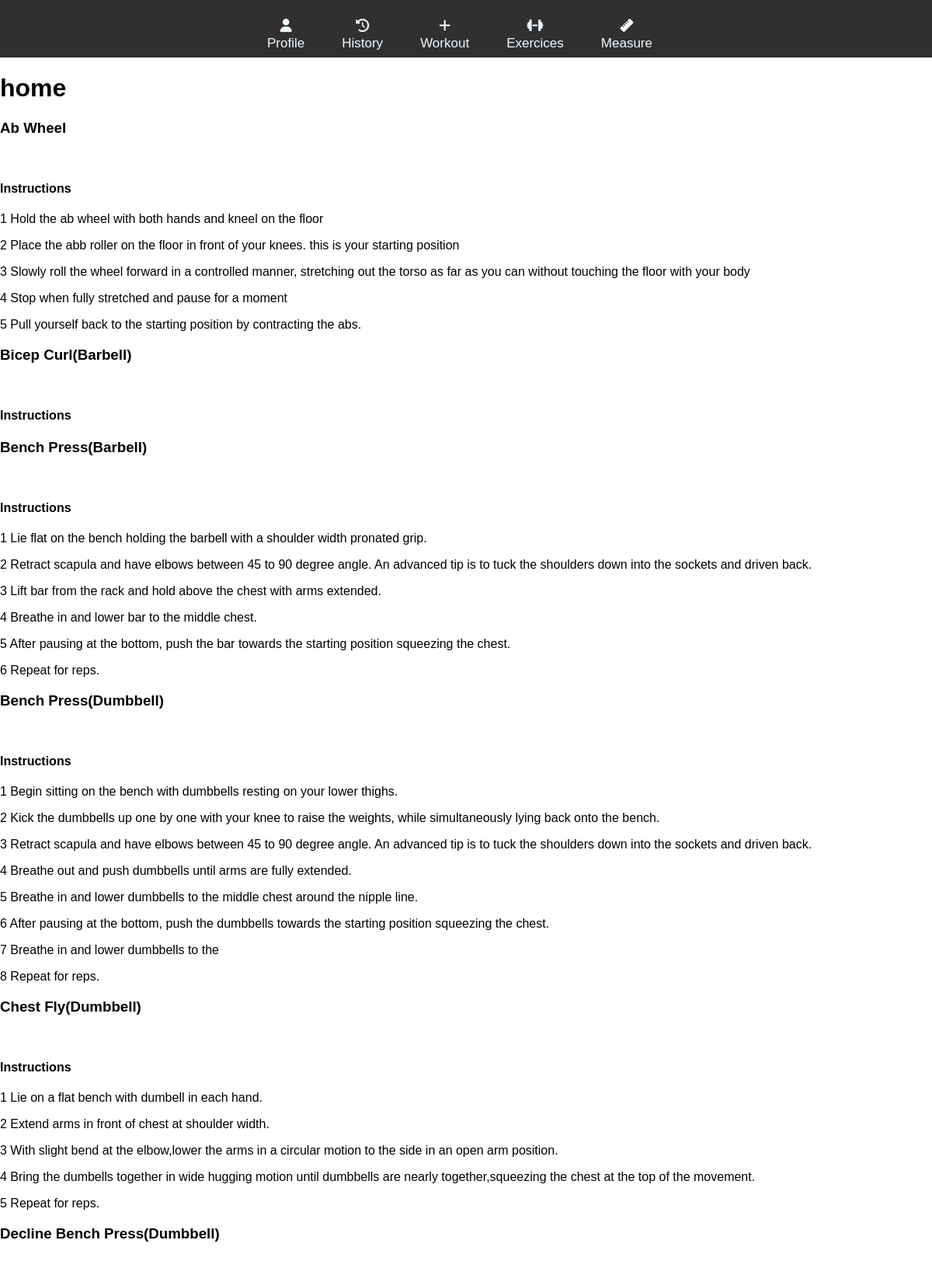
The page / (upper part) on the database its author committed.
### home/models.py (models this page shows, shortened)
class Exercise(models.Model):
    BODY_PART_CHOICES = [
        ("None",'None'),
        ("Core","Core"),
        ("Arms","Arms"),
        ("Back","Back"),
        ("Chest","Chest"),
        ("Legs","Legs"),
        ("Shoulders","Shoulders"),
        ("Other","Other"),
        ("Olympic","Olympic"),
        ("Full body","Full body"),
        ("Cardio","Cardio"),
    ]
    CATEGORY_CHOICES = [
        ("Barbell","Barbell"),
        ("Dumbbell","Dumbbell"),
        ("Machine/Other","Machine/Other"),
        ("Weighted bodyweight","Weighted bodyweight"),
        ("Assisted body","Assisted body"),
        ("Reps only","Reps only"),
        ("Cardio exercice","Cardio exercice"),
        ("Duration","Duration"),
    ]
    name = models.CharField(max_length=100,null=True,blank=True)
    body_part = models.CharField(max_length=100,choices= BODY_PART_CHOICES,null=True,blank=True)
    category = models.CharField(max_length=100,choices= CATEGORY_CHOICES,null=True,blank=True)
    image_url = models.URLField(null=True,blank=True)

class ExerciseInstruction(models.Model):
    exercise = models.ForeignKey(Exercise, on_delete=models.CASCADE,null=True,blank=True)
    step_number = models.IntegerField(null=True,blank=True)
    description = models.TextField(null=True,blank=True)

### home/views.py (the view)
# urls.py: path('',views.home,name="home"),
def home(request):
    exercise  = Exercise.objects.all()
    context= {'exercises':exercise}
    return render(request,"home/home.html",context)

### home/templates/home/home.html (shortened to what this page needs)
{% extends 'index.html' %}
{% load static %}
{% block body %}
<link rel="stylesheet" href="{% static 'css/style.css' %}? {% now "d" %}">
    <h1>home</h1>
    {% for exercise in exercises  %}
        <div>
            <h3>{{ exercise.name }}</h3>
            <h4>Instructions</h4>
            {% for i in exercise.exerciseinstruction_set.all %}
            <p>{{ i.step_number }} {{i.description}}</p>
            {% endfor %}
        </div>
    {% endfor %}
{% endblock body %}

### templates/index.html (shortened to what this page needs)
{% load static %}
<!DOCTYPE html>
<html lang="en">
<head>
    <link rel="stylesheet" href="{% static 'css/style.css' %}?{% now "date" %}">
</head>
<body>
    {% include 'navbar.html' %}
    {% block body %}{% endblock body %}
</body>
</html>

### templates/navbar.html (shortened to what this page needs)
{% load static %}
<link rel="stylesheet" href="{% static 'css/navStyle.css' %}?{% now "U" %}">
<nav class="nav">
    <a class="nav-link" href="{% url 'profile' %}"><i class="fa-solid fa-user"></i><span>Profile</span> </a>
    <a class="nav-link" href="{% url 'history' %}"><i class="fa-solid fa-clock-rotate-left"></i>History</a>
    <a class="nav-link" href="{% url 'add-workout' %}"><i class="fa-solid fa-plus"></i>Workout</a>
    <a class="nav-link" href="{% url 'exercises' %}"><i class="fa-solid fa-dumbbell"></i>Exercices</a>
    <a class="nav-link" href="{% url 'measures' %}"><i class="fa-solid fa-ruler"></i>Measure</a>
</nav>

### static/css/style.css (style rules this page uses)
html,body { padding: 0; margin: 0; font-family:sans-serif; }

### static/css/navStyle.css (style rules this page uses)
.nav { display: flex; justify-content: center; gap: 3em; padding-right: 1em; background-color: rgb(48, 48, 48); color: aliceblue; margin: 0; padding-top:1.5em ; padding-bottom: .5em; }
.nav-link { color: aliceblue; text-decoration: none; display: flex; flex-direction: column; align-items: center; gap:5px; font-size: 17px; cursor: pointer; }

### rows shown on the page
Exercise: name "Ab Wheel"
ExerciseInstruction: step_number "1", description "Hold the ab wheel with both hands and kneel on the floor"
ExerciseInstruction: step_number "2", description "Place the abb roller on the floor in front of your knees. this is your starting position"
ExerciseInstruction: step_number "3", description "Slowly roll the wheel forward in a controlled manner, stretching out the torso as far as you can without touching the floor with your body"
ExerciseInstruction: step_number "4", description "Stop when fully stretched and pause for a moment"
ExerciseInstruction: step_number "5", description "Pull yourself back to the starting position by contracting the abs."
Exercise: name "Bicep Curl(Barbell)"
Exercise: name "Bench Press(Barbell)"
ExerciseInstruction: step_number "1", description "Lie flat on the bench holding the barbell with a shoulder width pronated grip."
ExerciseInstruction: step_number "2", description "Retract scapula and have elbows between 45 to 90 degree angle. An advanced tip is to tuck the shoulders down into the sockets and driven back."
ExerciseInstruction: step_number "3", description "Lift bar from the rack and hold above the chest with arms extended."
ExerciseInstruction: step_number "4", description "Breathe in and lower bar to the middle chest."
ExerciseInstruction: step_number "5", description "After pausing at the bottom, push the bar towards the starting position squeezing the chest."
ExerciseInstruction: step_number "6", description "Repeat for reps."
Exercise: name "Bench Press(Dumbbell)"
ExerciseInstruction: step_number "1", description "Begin sitting on the bench with dumbbells resting on your lower thighs."
ExerciseInstruction: step_number "2", description "Kick the dumbbells up one by one with your knee to raise the weights, while simultaneously lying back onto the bench."
ExerciseInstruction: step_number "3", description "Retract scapula and have elbows between 45 to 90 degree angle. An advanced tip is to tuck the shoulders down into the sockets and driven back."
ExerciseInstruction: step_number "4", description "Breathe out and push dumbbells until arms are fully extended."
ExerciseInstruction: step_number "5", description "Breathe in and lower dumbbells to the middle chest around the nipple line."
ExerciseInstruction: step_number "6", description "After pausing at the bottom, push the dumbbells towards the starting position squeezing the chest."
ExerciseInstruction: step_number "7", description "Breathe in and lower dumbbells to the"
ExerciseInstruction: step_number "8", description "Repeat for reps."
Exercise: name "Chest Fly(Dumbbell)"
ExerciseInstruction: step_number "1", description "Lie on a flat bench with dumbell in each hand."
ExerciseInstruction: step_number "2", description "Extend arms in front of chest at shoulder width."
ExerciseInstruction: step_number "3", description "With slight bend at the elbow,lower the arms in a circular motion to the side in an open arm position."
ExerciseInstruction: step_number "4", description "Bring the dumbells together in wide hugging motion until dumbbells are nearly together,squeezing the chest at the top of the movement."
ExerciseInstruction: step_number "5", description "Repeat for reps."
Exercise: name "Decline Bench Press(Dumbbell)"
